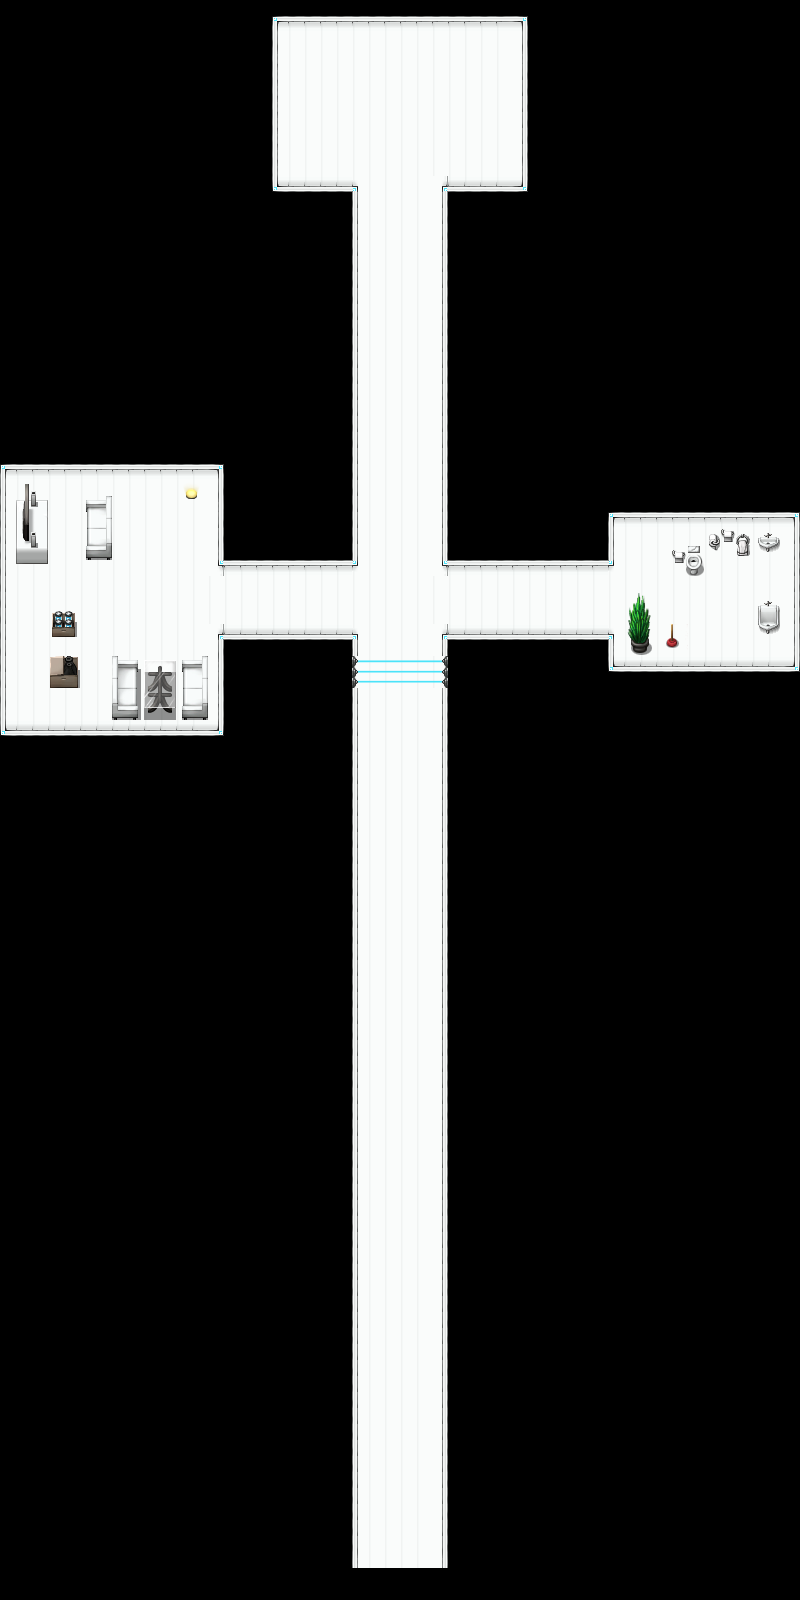

A level layout from a 2D game, rendered from its tile map. Below: a short description, then the map file with tile-grid data replaced by summaries:
An orthogonal 50x100 tile map with 16x16 px tiles, 4 tile layers (background, collision, Layer3, blackLayer) and 6 objects (5x goal, player).

<map version="1.0" orientation="orthogonal" renderorder="right-down" width="50" height="100" tilewidth="16" tileheight="16" nextobjectid="21">
 <tileset firstgid="1" name="tileset" tilewidth="16" tileheight="16" tilecount="6144" columns="64">
  <image source="../images/level2.png" width="1024" height="1536" />
 </tileset>
 <layer name="background" width="50" height="100">
  <data>[5000 cells, 893 non-empty, 10 distinct tile ids]</data>
 </layer>
 <layer name="collision" width="50" height="100">
  <properties>
   <property name="collision" type="bool" value="true" />
  </properties>
  <data>[5000 cells, 474 non-empty, 106 distinct tile ids]</data>
 </layer>
 <layer name="Layer3" width="50" height="100">
  <data>[5000 cells, 10 non-empty, 10 distinct tile ids]</data>
 </layer>
 <layer name="blackLayer" width="50" height="100">
  <data>[5000 cells, 88 non-empty, 2 distinct tile ids]</data>
 </layer>
 <objectgroup name="objects">
  <object id="1" name="player" type="player" gid="2820" x="387.333" y="55.3333" width="16" height="16">
   <properties>
    <property name="group" value="players" />
    <property name="texture" value="player_spritesheet" />
    <property name="walking_speed" type="int" value="100" />
   </properties>
  </object>
  <object id="2" name="goal" type="goal" gid="3524" x="384.75" y="894.917" width="16" height="16">
   <properties>
    <property name="group" value="goals" />
    <property name="next_level" value="assets/levels/level1.json" />
    <property name="texture" value="goal_image" />
   </properties>
  </object>
  <object id="17" name="goal" type="goal" gid="3524" x="607.333" y="305.333" width="16" height="16">
   <properties>
    <property name="group" value="goals" />
    <property name="next_level" value="assets/levels/level1.json" />
    <property name="texture" value="goal_image" />
   </properties>
  </object>
  <object id="18" name="goal" type="goal" gid="3524" x="400.75" y="895.583" width="16" height="16">
   <properties>
    <property name="group" value="goals" />
    <property name="next_level" value="assets/levels/level1.json" />
    <property name="texture" value="goal_image" />
   </properties>
  </object>
  <object id="19" name="goal" type="goal" gid="3524" x="367.417" y="896.917" width="16" height="16">
   <properties>
    <property name="group" value="goals" />
    <property name="next_level" value="assets/levels/level1.json" />
    <property name="texture" value="goal_image" />
   </properties>
  </object>
  <object id="20" name="goal" type="goal" gid="3524" x="417.417" y="895.583" width="16" height="16">
   <properties>
    <property name="group" value="goals" />
    <property name="next_level" value="assets/levels/level1.json" />
    <property name="texture" value="goal_image" />
   </properties>
  </object>
 </objectgroup>
</map>
